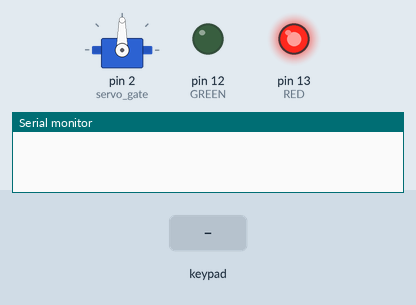
This sketch was run on a simulated Arduino Uno, built with avr-gcc and run on an emulated ATmega328P. Parts: servo, output pins drawn as LEDs (lit = HIGH), the last lines printed to the serial monitor. Inputs (shaded band) come from the test bench.

Above: at 1.2 s.
1.3 s: keypad keys 1 2 8 9 # pressed 0.4 s apart
At 3.3 s:
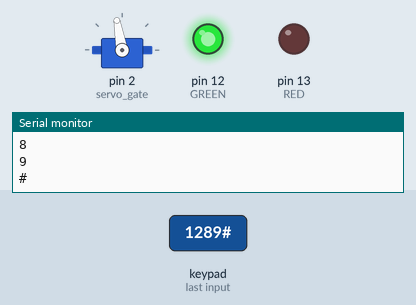
At 6.2 s:
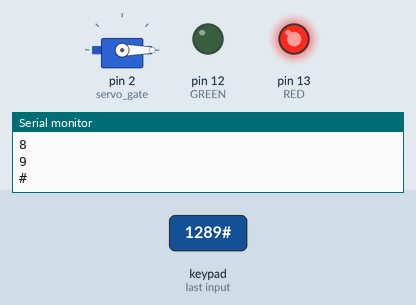
6.3 s: key '*' pressed
8.4 s: key '#' pressed
Timing chart, 0 to 11.4 s (numbered marks = the images above; inputs shaded):
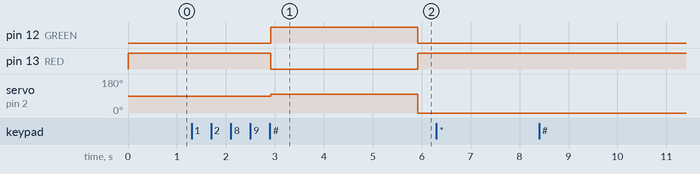

The sketch:

car_gate.ino
```cpp
#include <Servo.h>
#include <Keypad.h>

//////////////////////////////////////////////////////////////////////////////////////////////

int GREEN = 12; //RGB diode pins
int RED = 13;

Servo servo_gate;  // create servo object to control a servo
int pos = 0;

String gate_password = "1289";
String password = "";

//////////////////////////////////////////////////////////////////////////////////////////////

const byte ROWS = 4; //four rows
const byte COLS = 3; //four columns
//define the symbols on the buttons of the keypads
char buttons[ROWS][COLS] = {
  {'1','2','3'},
  {'4','5','6'},
  {'7','8','9'},
  {'*','0','#'}
};
byte rowPins[ROWS] = {6, 5, 4, 3}; //connect to the row pinouts of the keypad
byte colPins[COLS] = {7, 8, 9}; //connect to the column pinouts of the keypad
//initialize an instance of class Keypad
Keypad gate_keypad = Keypad(makeKeymap(buttons), rowPins, colPins, ROWS, COLS);

//////////////////////////////////////////////////////////////////////////////////////////////

void setup(){
  Serial.begin(9600); //communicate with serial monitor, 9600 byte per sec
  servo_gate.attach(2); // attaches the servo on pin 2 to the servo object
  password.reserve(4); //number of digits = 4

  pinMode(RED, OUTPUT);
  pinMode(GREEN, OUTPUT);
}

void open_gate(){
  for(pos = 0; pos <= 100; pos++) // goes from 0 degrees to 100 degrees
    servo_gate.write(pos);
    analogWrite(RED, 0);   //light green diode
    analogWrite(GREEN, 255);
  delay(1000);
}

void close_gate(){
    for(pos = 100; pos >= 0; pos--) // goes from 100 degrees to 0 degrees
    servo_gate.write(pos);
    analogWrite(RED, 255);  //light red diode
    analogWrite(GREEN, 0);
  delay(1000);
}


void loop(){

  analogWrite(RED, 255);

  char key = gate_keypad.getKey();;

  if(key){
    Serial.println(key);

    if(key == '#') {
      if(password == gate_password){   // if password is correct open the gate
        open_gate();
        delay(2000);
        close_gate();
      }
      else {
        Serial.println("Wrong password");
      }
      password = "";   // clear input string
    }
    else {
      password += key;
    }
  }
}
```

Measured:
- after the input at 1.3 s, pin 12 (GREEN): LOW → HIGH after 1.6 s, → LOW 3.0 s later; pin 13 (RED): HIGH → LOW after 1.6 s, → HIGH 3.0 s later; servo on pin 2 (servo_gate): 90° → 100° after 1.6 s, → 0° 3.0 s later
